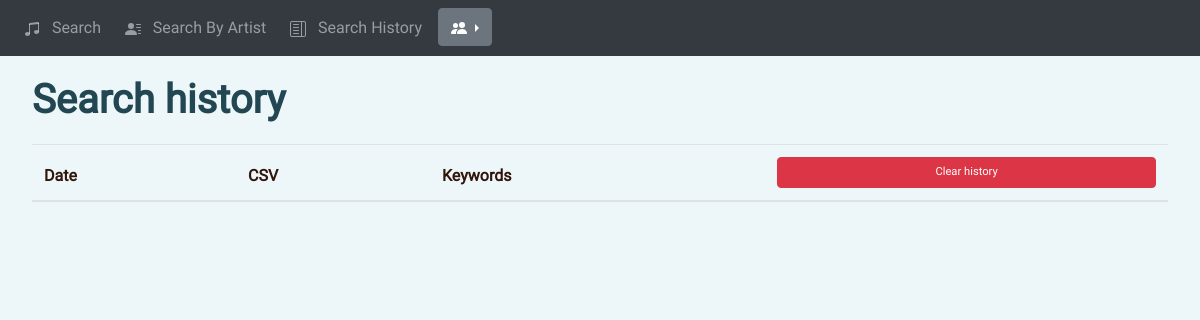
The app's page /history (signed in), older data.
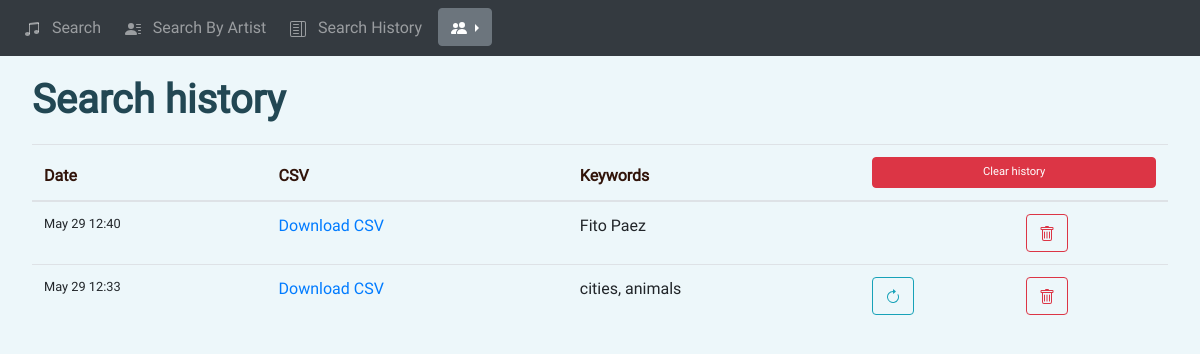
The same page, newer data.
### sd_app/models.py (models this page shows)
class Search(db.Model):
    id = db.Column(db.Integer, primary_key=True)
    date = db.Column(db.DateTime(timezone=True), default=func.now())
    user = db.Column(db.String(150))
    keywords = db.Column(db.String(150))
    csv_path = db.Column(db.String(150))
    html_path = db.Column(db.String(150))
    user_id = db.Column(db.Integer, db.ForeignKey("user.id"))
    by_artist = db.Column(db.Integer, default=0)
    user_inst = db.relationship("User", back_populates="searches")

### sd_app/views.py (the view)
@views.route('/history', methods=['GET'])
@login_required
def history():
    return render_template("history.html",
                           user=current_user,
                           searches=Search.query.filter_by(user_id=current_user.id).order_by(
                               Search.date.desc()).all(),
                           json_load=json.loads,
                           set=set)

### sd_app/__init__.py (called while the page is built)
def create_app():
    global app
    app = Flask(__name__)
    app.config['SECRET_KEY'] = 'THISISTHESECRETKEY'
    app.config['SQLALCHEMY_DATABASE_URI'] = db_string_conn
    db.init_app(app)
    env = Environment(  # Jinja env
        loader=PackageLoader("sd_app"),
        autoescape=select_autoescape()
    )
    from .views import views
    from .auth import auth
    from .api import api
    app.register_blueprint(views, url_prefix='/')
    app.register_blueprint(auth, url_prefix='/')
    app.register_blueprint(api, url_prefix='/api/')
    from .models import User
    create_database(app)
    login_manager = LoginManager()
    login_manager.login_view = 'auth.login'
    login_manager.init_app(app)
    @login_manager.user_loader
    def load_user(id):
        return User.query.get(int(id))
    return app

### sd_app/templates/history.html (shortened to what this page needs)
{% extends "base.html" %} {% block title %}Search history{% endblock %}
{% block content %}
<h1 class="page-title">Search history</h1>
<table class="table" id="keyword-table">
    <thead>
        <tr>
        <th scope="col">Date</th>
        <th scope="col">CSV</th>
        <th scope="col">Keywords</th>
        <th scope="col" colspan="2">
          <button type="button" class="btn btn-danger" onClick="clear_table('history')" style="font-size:70%;width:100%">Clear history</button>
        </th>
        </tr>
    </thead>
    <tbody>
        {%for search in searches %}
    <tr>
    <td class="text">
        {{search.date.strftime('%b %d %H:%M')}}
    </td>
    <td>
        {% if search.csv_path != 'In progress' %}
      <a href="{{ url_for('views.download', filename=search.csv_path) }}">Download CSV</a>
        {% else %}
        In progress
        {% endif %}
    </td>
    {% if search.by_artist == 0 %}
        <td>
            {{ ', '.join(set(json_load(search.keywords).get('keyword').values())) }}
        </td>
        <td class="column_action">
            <button type="button" class="btn btn-outline-info" onClick="repeat_search({{ search.keywords }})">
            </button>
        </td>
    {% else %}
    <td>
        {{ search.keywords }}
    </td>
    <td>
    </td>
    {% endif %}
    <td class="column_action">
        <button type="button" class="btn btn-outline-danger" onClick="delete_row({{ search.id }}, 'history')">
        </button>
    </td>
    </tr>
        {% endfor %}
  </tbody>
</table>
{% endblock %}

### sd_app/templates/base.html (shortened to what this page needs)
<!DOCTYPE html>
<html>
  <head>
    <link
      rel="stylesheet"
      href="https://stackpath.bootstrapcdn.com/bootstrap/4.4.1/css/bootstrap.min.css"
    />
    <link rel="stylesheet" href="{{ url_for('static', filename='base.css') }}">
  </head>
  <body>
    <nav class="navbar navbar-expand-lg navbar-dark bg-dark">
      <div class="collapse navbar-collapse" id="navbar">
        <div class="navbar-nav">
          {% if user.is_authenticated %}
          <a class="nav-item nav-link" id="search" href="/search">
            &nbsp Search &nbsp
          </a>
          <a class="nav-item nav-link" id="search-by-artist" href="/search-by-artist">
            &nbsp Search By Artist &nbsp
          </a>
          <a class="nav-item nav-link" id="history" href="/history">
            &nbsp Search History &nbsp
          </a>
          <div class="dropdown dropright">
            <button class="btn btn-secondary dropdown-toggle" type="button" id="dropdownMenuButton" data-toggle="dropdown" aria-haspopup="true" aria-expanded="false">
            </button>
          </div>
          {% endif %}
        </div>
      </div>
    </nav>
    <div style="margin:0 2em;">{% block content %}
    {% endblock %}
    </div>
  </body>
</html>

### sd_app/static/base.css (style rules this page uses)
:root { --background:#edf7fa; --background-secondary:#cfd3cf; --primary:#5eb9d5; --primary-title:#224753; --secondary: #d57a5e; --text: #31140a; }
.navbar-nav { font-family: roboto; vertical-align: center; }
.page-title { color:var(--primary-title); font-family:roboto; font-weight:bold; margin-top: 0.5em; margin-bottom: 0.5em; }
table { margin-bottom: 5em; font-family:roboto; padding: 0.85em 1.2em; }
th { color:var(--text); }
button, input, label { font-family:roboto; }
.column_action { justify-content: center; }
.text { font-family: roboto; font-size: 0.8em; }
html, body { background-color: var(--background); margin:0; padding:0;; }

Row changes from the older to the newer data that the page shows:
added Search: date "May 29 12:40", keywords "Fito Paez"
added Search: date "May 29 12:33", keywords "cities, animals"
